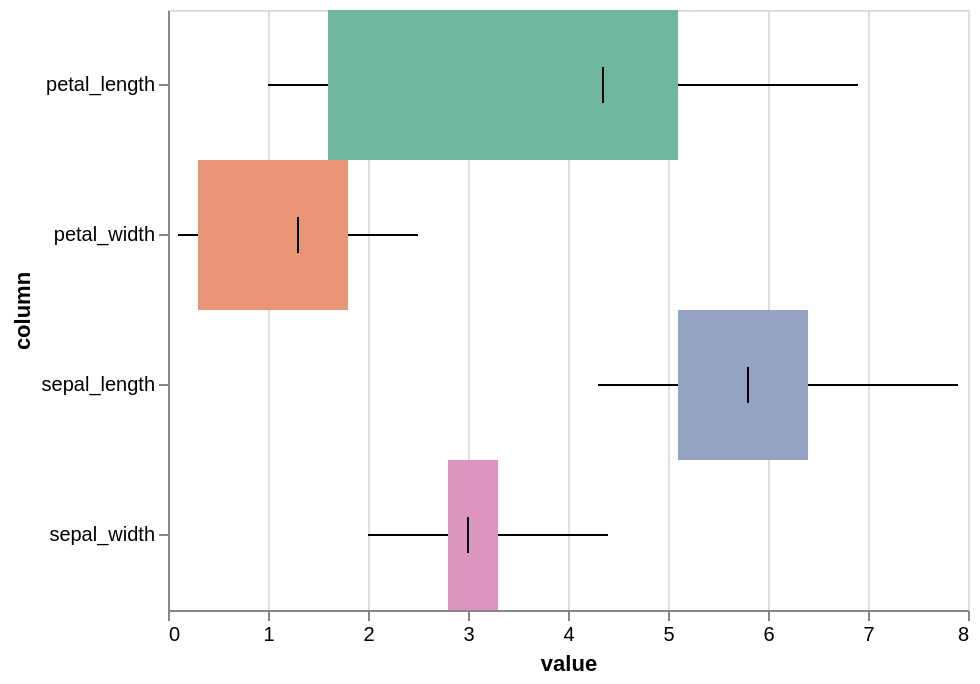

Vega-Lite specification for this chart:
### Vega-Lite specification from a JSON file in a GitHub repository (floating-point values rounded to 4 significant figures; data arrays with more than 128 entries replaced by an {"elided": "..."} marker saying what was removed)
{"$schema": "https://vega.github.io/schema/vega-lite/v5.json", "config": {"range": {"category": ["rgba(113,182,160,1)", "rgba(232,149,117,1)", "rgba(148,163,195,1)", "rgba(219,149,192,1)", "rgba(162,199,100,1)", "rgba(229,200,72,1)", "rgba(218,194,158,1)", "rgba(179,179,179,1)"]}, "view": {"height": 300, "width": 400}}, "data": {"values": {"elided": "600 records"}}, "layer": [{"encoding": {"x": {"aggregate": "min", "field": "value", "type": "quantitative"}, "x2": {"aggregate": "max", "field": "value", "type": "quantitative"}, "y": {"field": "column", "type": "nominal"}}, "mark": "rule"}, {"encoding": {"color": {"field": "column", "legend": null, "type": "nominal"}, "x": {"aggregate": "q1", "axis": {"title": "value"}, "field": "value", "type": "quantitative"}, "x2": {"aggregate": "q3", "field": "value", "type": "quantitative"}, "y": {"field": "column", "type": "nominal"}}, "mark": "bar"}, {"encoding": {"x": {"aggregate": "median", "field": "value", "type": "quantitative"}, "y": {"field": "column", "type": "nominal"}}, "mark": {"color": "black", "size": 18, "type": "tick"}}]}
